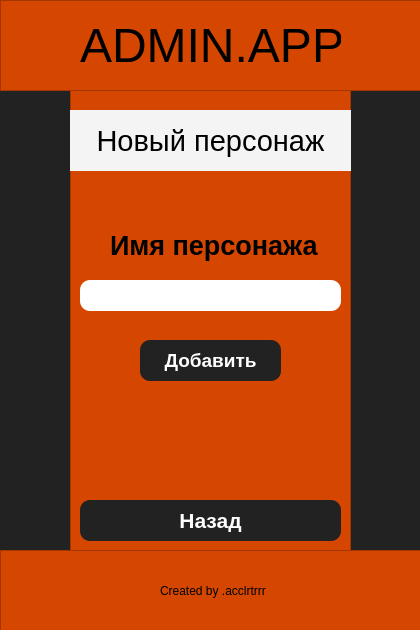
<?xml version="1.0" encoding="UTF-8"?>
<ui version="4.0">
 <class>MainWindow</class>
 <widget class="QMainWindow" name="MainWindow">
  <property name="geometry">
   <rect>
    <x>0</x>
    <y>0</y>
    <width>420</width>
    <height>630</height>
   </rect>
  </property>
  <property name="windowTitle">
   <string>MainWindow</string>
  </property>
  <widget class="QWidget" name="centralwidget">
   <property name="styleSheet">
    <string notr="true">background-color: rgb(34, 34, 34)</string>
   </property>
   <widget class="QFrame" name="frame">
    <property name="geometry">
     <rect>
      <x>0</x>
      <y>0</y>
      <width>481</width>
      <height>91</height>
     </rect>
    </property>
    <property name="styleSheet">
     <string notr="true">background-color: rgb(213, 71, 0)</string>
    </property>
    <property name="frameShape">
     <enum>QFrame::StyledPanel</enum>
    </property>
    <property name="frameShadow">
     <enum>QFrame::Raised</enum>
    </property>
    <widget class="QLabel" name="label">
     <property name="geometry">
      <rect>
       <x>80</x>
       <y>20</y>
       <width>261</width>
       <height>51</height>
      </rect>
     </property>
     <property name="font">
      <font>
       <family>Yu Gothic UI</family>
       <pointsize>36</pointsize>
      </font>
     </property>
     <property name="text">
      <string>ADMIN.APP</string>
     </property>
    </widget>
   </widget>
   <widget class="QFrame" name="frame_2">
    <property name="geometry">
     <rect>
      <x>70</x>
      <y>90</y>
      <width>281</width>
      <height>471</height>
     </rect>
    </property>
    <property name="font">
     <font>
      <family>Train One</family>
      <pointsize>18</pointsize>
     </font>
    </property>
    <property name="styleSheet">
     <string notr="true">background-color: rgb(213, 71, 0)</string>
    </property>
    <property name="frameShape">
     <enum>QFrame::StyledPanel</enum>
    </property>
    <property name="frameShadow">
     <enum>QFrame::Raised</enum>
    </property>
    <widget class="QPushButton" name="pushButton">
     <property name="enabled">
      <bool>true</bool>
     </property>
     <property name="geometry">
      <rect>
       <x>70</x>
       <y>250</y>
       <width>141</width>
       <height>41</height>
      </rect>
     </property>
     <property name="font">
      <font>
       <family>Yu Gothic UI</family>
       <pointsize>14</pointsize>
       <weight>75</weight>
       <bold>true</bold>
      </font>
     </property>
     <property name="mouseTracking">
      <bool>false</bool>
     </property>
     <property name="layoutDirection">
      <enum>Qt::LeftToRight</enum>
     </property>
     <property name="styleSheet">
      <string notr="true">QPushButton{
	background-color: rgb(34, 34, 34);
	border-radius: 10;
	color: white
}

QPushButton: pressed{
	background-color: rgb(81, 81, 81)
}</string>
     </property>
     <property name="text">
      <string>Добавить</string>
     </property>
    </widget>
    <widget class="QPushButton" name="pushButton_4">
     <property name="geometry">
      <rect>
       <x>10</x>
       <y>410</y>
       <width>261</width>
       <height>41</height>
      </rect>
     </property>
     <property name="font">
      <font>
       <family>Yu Gothic UI</family>
       <pointsize>16</pointsize>
       <weight>75</weight>
       <bold>true</bold>
      </font>
     </property>
     <property name="layoutDirection">
      <enum>Qt::LeftToRight</enum>
     </property>
     <property name="styleSheet">
      <string notr="true">QPushButton{
	background-color: rgb(34, 34, 34);
	border-radius: 10;
	color: white
}

QPushButton: pressed{
	background-color: rgb(81, 81, 81)
}</string>
     </property>
     <property name="text">
      <string>Назад</string>
     </property>
    </widget>
    <widget class="QLabel" name="label_3">
     <property name="geometry">
      <rect>
       <x>40</x>
       <y>140</y>
       <width>211</width>
       <height>31</height>
      </rect>
     </property>
     <property name="font">
      <font>
       <family>Yu Gothic UI</family>
       <pointsize>20</pointsize>
       <weight>75</weight>
       <bold>true</bold>
      </font>
     </property>
     <property name="text">
      <string>Имя персонажа</string>
     </property>
    </widget>
    <widget class="QLineEdit" name="lineEdit">
     <property name="geometry">
      <rect>
       <x>10</x>
       <y>190</y>
       <width>261</width>
       <height>31</height>
      </rect>
     </property>
     <property name="font">
      <font>
       <family>Yu Gothic UI</family>
       <pointsize>10</pointsize>
       <weight>75</weight>
       <bold>true</bold>
      </font>
     </property>
     <property name="styleSheet">
      <string notr="true">background-color: white;
border-radius: 10; </string>
     </property>
    </widget>
    <widget class="QLabel" name="label_4">
     <property name="geometry">
      <rect>
       <x>0</x>
       <y>20</y>
       <width>281</width>
       <height>61</height>
      </rect>
     </property>
     <property name="font">
      <font>
       <family>Yu Gothic UI</family>
       <pointsize>22</pointsize>
      </font>
     </property>
     <property name="styleSheet">
      <string notr="true">background-color: rgb(244, 244, 244);
</string>
     </property>
     <property name="text">
      <string>Новый персонаж</string>
     </property>
     <property name="alignment">
      <set>Qt::AlignCenter</set>
     </property>
    </widget>
   </widget>
   <widget class="QFrame" name="frame_3">
    <property name="geometry">
     <rect>
      <x>0</x>
      <y>550</y>
      <width>481</width>
      <height>91</height>
     </rect>
    </property>
    <property name="styleSheet">
     <string notr="true">background-color: rgb(213, 71, 0)</string>
    </property>
    <property name="frameShape">
     <enum>QFrame::StyledPanel</enum>
    </property>
    <property name="frameShadow">
     <enum>QFrame::Raised</enum>
    </property>
    <widget class="QLabel" name="label_2">
     <property name="geometry">
      <rect>
       <x>160</x>
       <y>30</y>
       <width>111</width>
       <height>21</height>
      </rect>
     </property>
     <property name="font">
      <font>
       <family>Yu Gothic UI</family>
       <pointsize>9</pointsize>
      </font>
     </property>
     <property name="text">
      <string>Created by .acclrtrrr</string>
     </property>
    </widget>
   </widget>
  </widget>
 </widget>
 <resources/>
 <connections/>
</ui>
